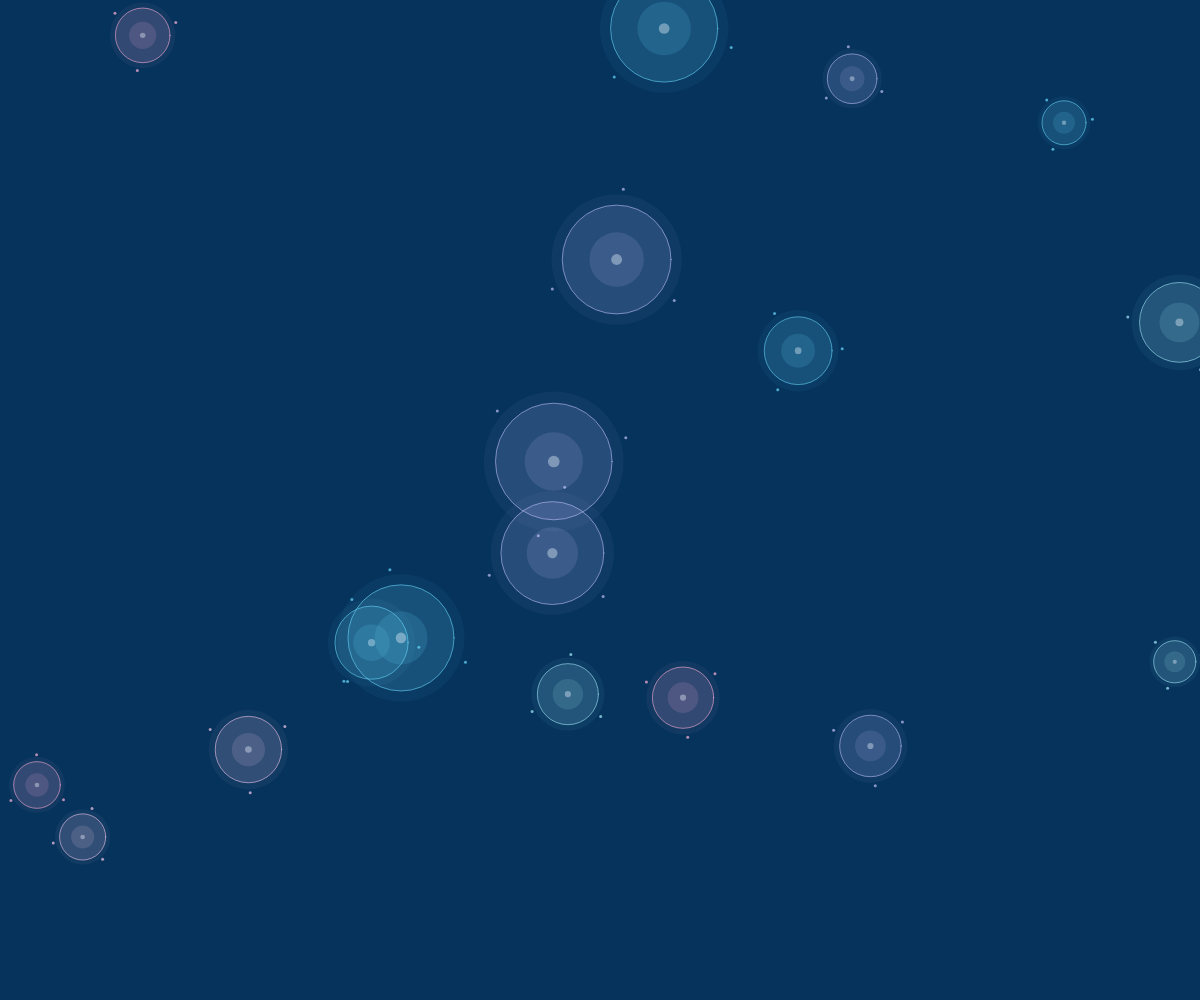
Frame 1 (no input)
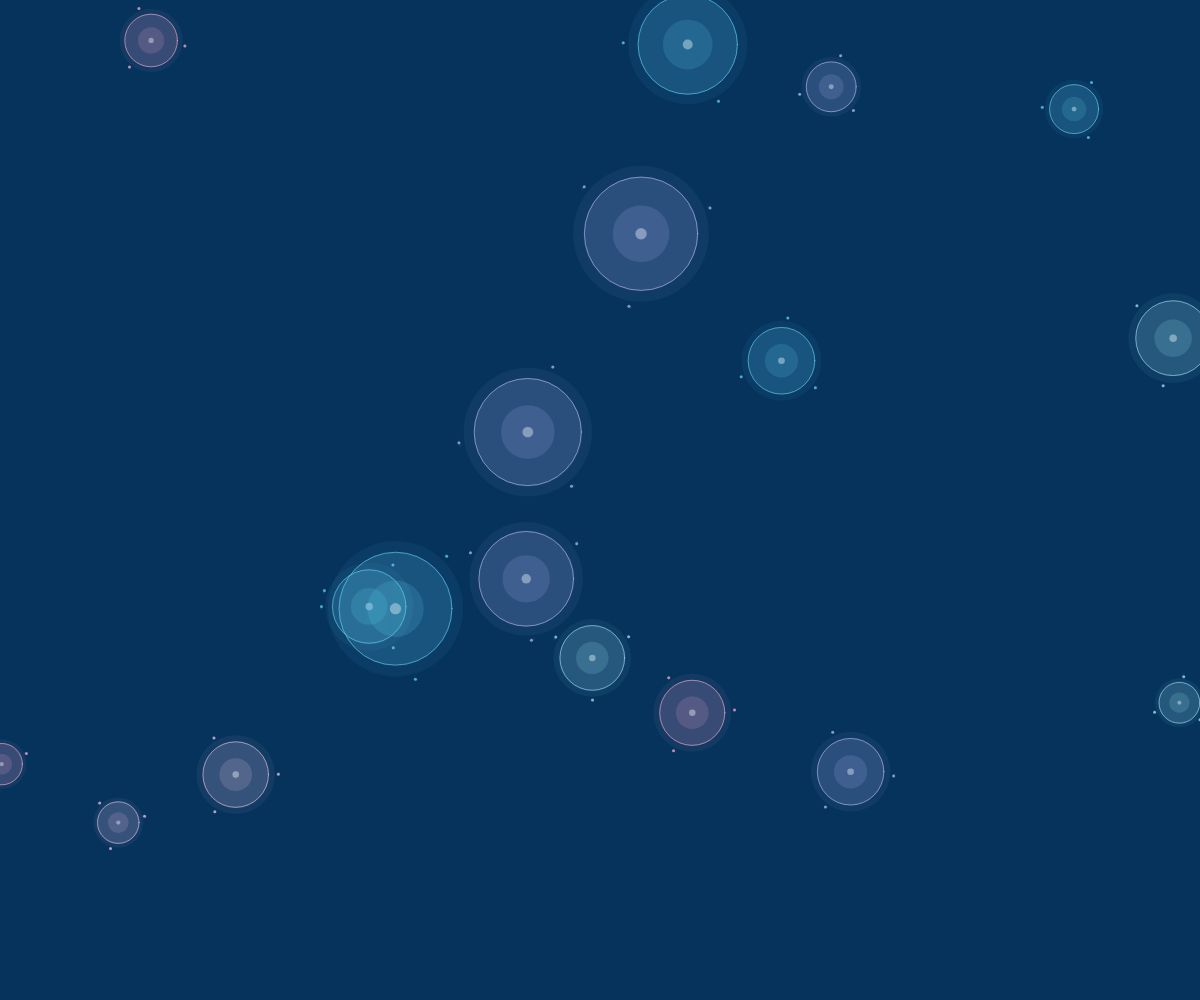
Frame 60 (no input)
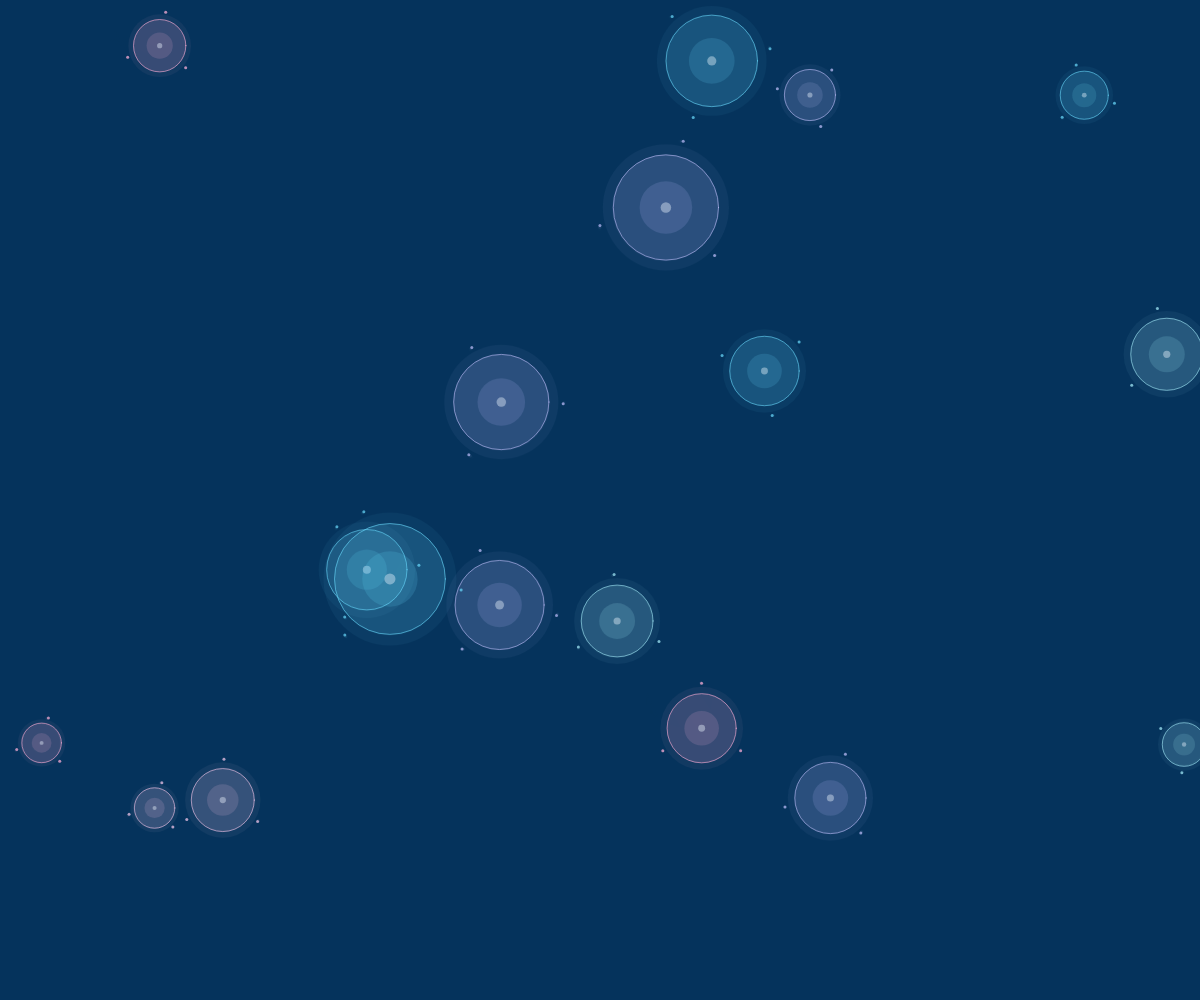
Frame 120 (the mouse pressed at the canvas centre since frame 60)

The p5.js sketch that drew these frames (run headless with seeded random() and noise() and a simulated clock; from frame 60 on, the mouse is pressed at the canvas centre):

// p5.js sketch
// ── sketch.js

let movers = [];
let numMovers = 18;
let colorPal = [
  [105, 215, 250],
  [165, 235, 250],
  [255, 175, 215],
  [245, 200, 235],
  [190, 190, 250]
];

function setup() {
  createCanvas(windowWidth, windowHeight);
  angleMode(DEGREES);

  for (let i = 0; i < 3; i++) {
    for (let j = 0; j < 6; j++) {
      movers.push(new mover());
    }
  }
  background(5, 52, 92);
}

function draw() {
  background(5, 52, 92, 220);

  for (let i = 0; i < numMovers; i++) {
    movers[i].display();
    movers[i].update();
    movers[i].keepInCanvas();
  }
}

function mapSin(a, val1, val2) {
  return map(sin(a), -1, 1, val1, val2);
}

class mover {
  constructor() {
    let randCol = floor(random(colorPal.length));

    this.r = colorPal[randCol][0];
    this.g = colorPal[randCol][1];
    this.b = colorPal[randCol][2];
    this.x = random(width);
    this.y = random(height);
    this.xDir = random(-0.7, 0.7);
    this.yDir = random(-0.7, 0.7);
    this.d = random(40, 105);
    this.angle = random(360);
    this.rotSpeed = random(0.4, 1.2);
  }

  display() {
    let d = this.d * mapSin(this.angle, 0.9, 1.12);
    noStroke();

    fill(this.r, this.g, this.b, 12);
    circle(this.x, this.y, d * 1.2);

    for (let i = 2; i > 0; i--) {
      fill(this.r, this.g, this.b, 35);
      circle(this.x, this.y, d * i / 2);
    }

    noFill();
    stroke(this.r, this.g, this.b, 150);
    strokeWeight(1);
    circle(this.x, this.y, d);

    noStroke();
    fill(235, 245, 255, 100);
    circle(this.x, this.y, d * 0.1);

    for (let i = 0; i < 3; i++) {
      let a = this.angle + i * 120;
      let x = this.x + cos(a) * d * 0.65;
      let y = this.y + sin(a) * d * 0.65;

      fill(this.r, this.g, this.b, 180);
      circle(x, y, 3);
    }
  }

  update() {
    this.x += this.xDir;
    this.y += this.yDir;
    this.angle += this.rotSpeed;
  }

  keepInCanvas() {
    if ((this.x > width) || (this.x < 0)) {
      this.xDir = -this.xDir;
    }
    if ((this.y > height) || (this.y < 0)) {
      this.yDir *= -1;
    }
  }
}

function windowResized() {
  resizeCanvas(windowWidth, windowHeight);
  background(5, 52, 92);
}
